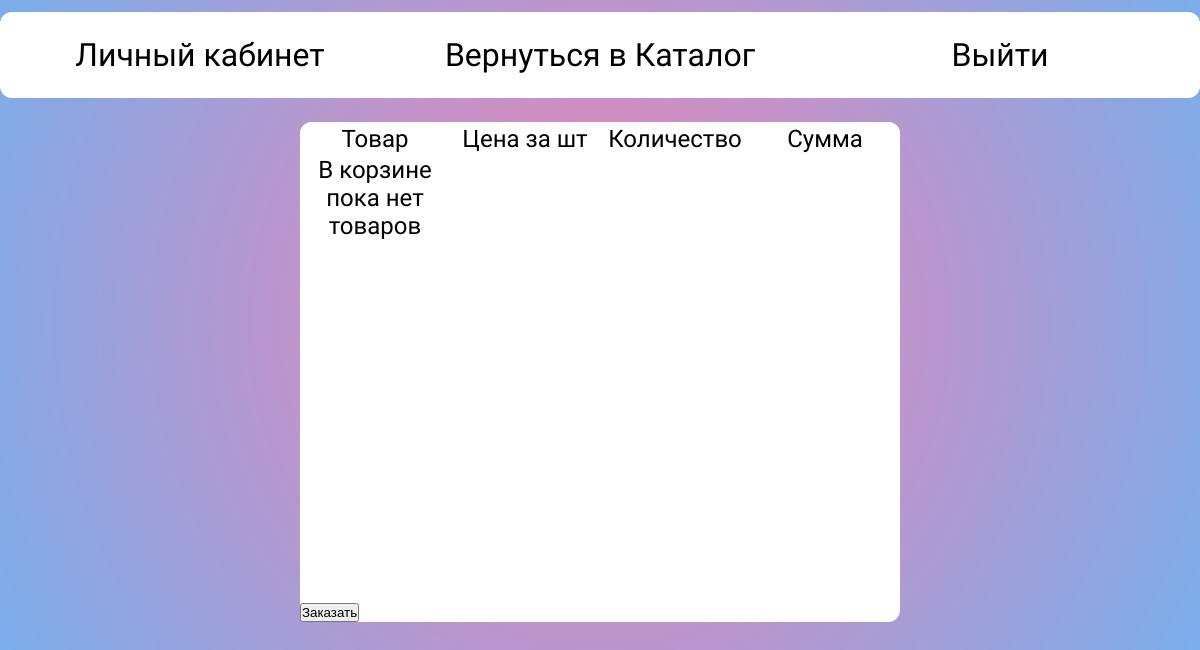
The page /view/cart.php (signed in) on the database as committed earlier.
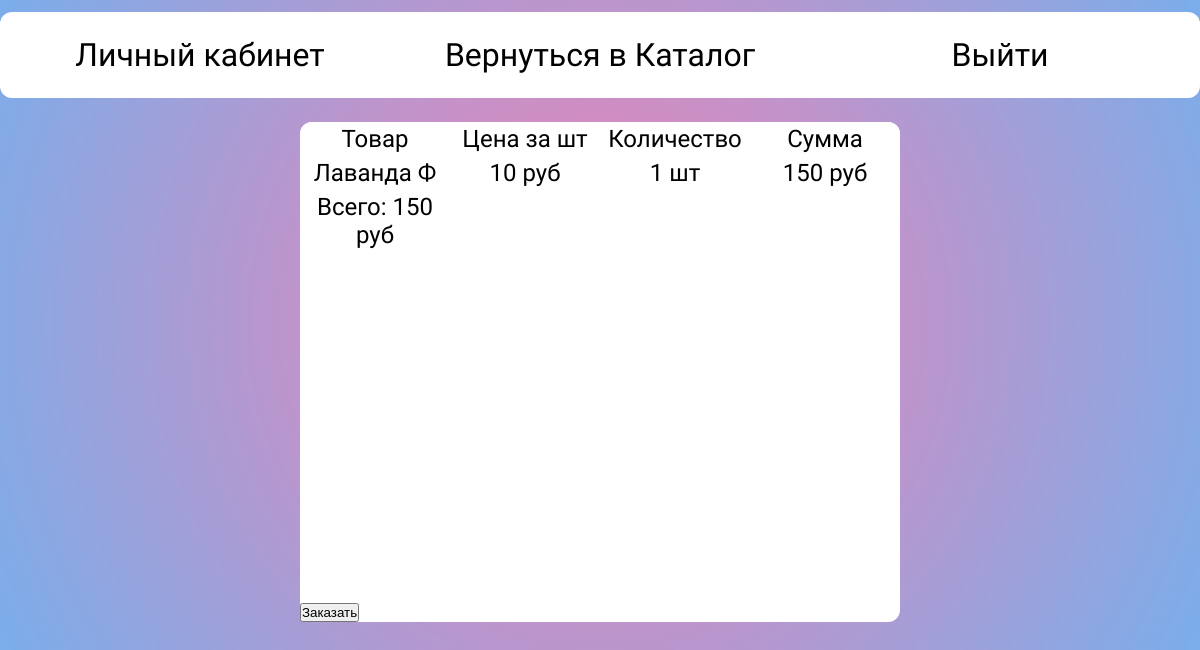
The same page on the database as committed later.
### tables this page shows
CREATE TABLE `cart` (
  `id_orders` int(11) NOT NULL,
  `id_candle` int(11) NOT NULL,
  `quantity` int(5) NOT NULL,
  `id_user` int(11) NOT NULL,
  `date` datetime NOT NULL,
  `id_order_user` int(11) NOT NULL,
  `status_order` varchar(30) NOT NULL,
  `cost_order` int(5) DEFAULT NULL
);

CREATE TABLE `candle_name` (
  `id_name_candle` int(11) NOT NULL,
  `name_candle` varchar(30) NOT NULL
);

### view/cart.php (the view, shortened to what this page needs)
<?php
require_once "../back/connection.php";
$id_user = $_SESSION['id_user'];
    $query_session = "SELECT `session_order` FROM `users` WHERE `id_user` = $id_user;";
    $result_session = mysqli_query($link, $query_session);
    $session_data = mysqli_fetch_row($result_session);
    $sess = $session_data[0];
    $id_order_user = $sess;
?>
<!DOCTYPE html>
<html lang="en">
<head>
    <link rel="stylesheet" href="../css/order.css">
</head>
<body>
<header>
    <a href="account.php"> Личный кабинет </a>
    <a href="catalogue.php"> Вернуться в Каталог </a>
    <a href="../back/logout.php"> Выйти </a>
</header>
<div class="container">
    <div class="content">
            <p>Товар</p>
            <p>Цена за шт</p>
            <p>Количество</p>
            <p>Сумма</p>
    <?php
        $query_orders = "
        SELECT name_candle, quantity, quantity * price_size, status_order
        FROM cart, candles, candle_size_price, candle_name
        WHERE id_order_user = $id_order_user
        AND id_user = $id_user AND status_order = 'cart'
        AND cart.id_candle = candles.id_candle
        AND candles.id_size_candle = candle_size_price.id_size_price
        AND candles.id_name_candle = candle_name.id_name_candle;";
        $result = mysqli_query($link, $query_orders);
        $row = mysqli_num_rows($result);
        if($row <= 0){
            echo "В корзине пока нет товаров";
        }
        else{
        $cost = 0;
        while ($row_data = mysqli_fetch_assoc($result)) {
            $cost += $row_data['quantity * price_size'];
        ?>
            <p><?= $row_data['name_candle'];?></p>
            <p>10 руб</p>
            <p><?= $row_data['quantity'];?> шт</p>
            <p><?= $row_data['quantity * price_size'];?> руб</p>
        <?
        }
            ?>
            <p>Всего: <?= $cost;?> руб</p>
     <?
        }
        ?>
    </div>
        <form method="GET" action="../back/add_to_order.php">
        <input type="submit" name="add-to-order" value="Заказать" id="add-to-order">
    </form>
</div>
</body>
</html>

Rows that differ between the two databases and show on the page:
added cart: candle_name.name_candle "Лаванда Ф", quantity "1", quantity "150"
Other text that changed with them:
$cost: (not shown) → "150"
text no longer shown: "В корзине пока нет товаров"
text now shown: "Всего: руб"
